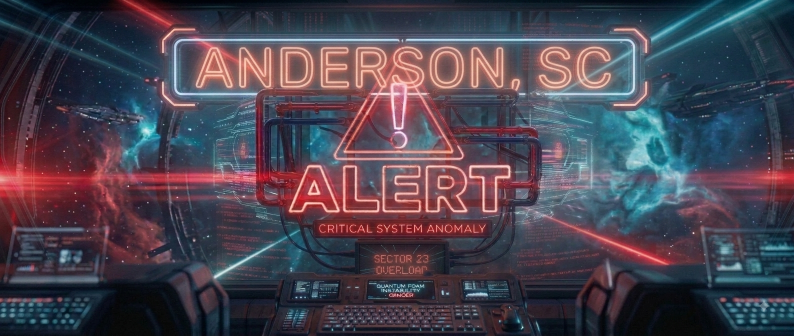
#> input picture launchpad/resources/health-alerts/ANDERSON, SC.png, 1588 x 672 px (shown at 1/2 size); its folder holds only this picture in this run
$ python optimize_health_alert_art.py
#> lines starting #> are read from the running program, lines starting #| are printed output that depends on the picture
"""Re-encode packaged health-alert art to overlay-appropriate size and weight.

The overlays render at 360x210 (card) and 640x360 (dialog), so shipping 1588x672
unoptimized PNGs costs the installer ~85 MB for no visible gain. Run from the repo
root: ``python tools/optimize_health_alert_art.py``.
"""

from __future__ import annotations

import argparse
from pathlib import Path

from PIL import Image

DEFAULT_DIR = Path(__file__).resolve().parents[1] / "launchpad" / "resources" / "health-alerts"
DEFAULT_MAX_WIDTH = 960


def optimize(path: Path, *, max_width: int) -> tuple[int, int]:
#> called with max_width = 960
    before = path.stat().st_size
    with Image.open(path) as source:
#> source is the input picture: PIL image 1588x672 RGBA; mean R, G, B, A 74.2, 67.4, 79.7, 255
        image = source.convert("RGB")
        if image.width > max_width:
            height = max(1, round(image.height * max_width / image.width))
#> height = 406
            image = image.resize((max_width, height), Image.LANCZOS)
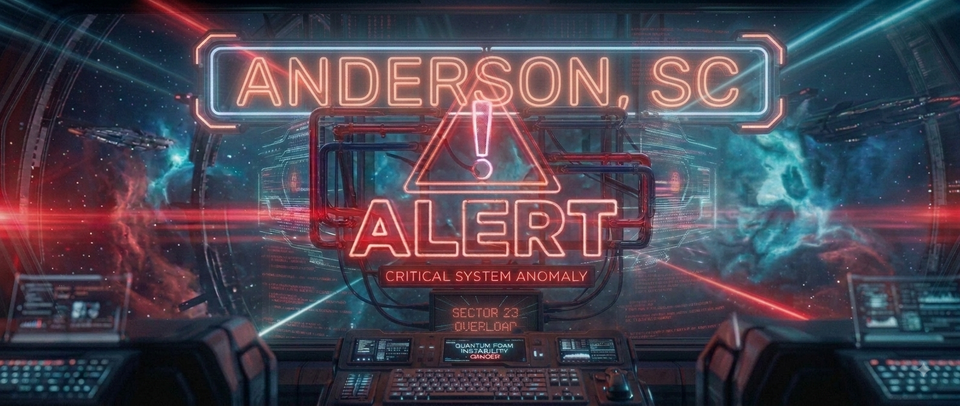
#> image: PIL image 960x406 RGB; mean R, G, B 74.2, 67.4, 79.7
        image.save(path, format="PNG", optimize=True)
    return before, path.stat().st_size


def main() -> None:
    parser = argparse.ArgumentParser(description=__doc__)
    parser.add_argument("--dir", type=Path, default=DEFAULT_DIR)
    parser.add_argument("--max-width", type=int, default=DEFAULT_MAX_WIDTH)
    args = parser.parse_args()

    total_before = 0
    total_after = 0
    for path in sorted(args.dir.glob("*.png")):
        before, after = optimize(path, max_width=args.max_width)
        total_before += before
        total_after += after
        print(f"{path.name}: {before / 1_048_576:.2f} MB -> {after / 1_048_576:.2f} MB")
    print(
        f"total: {total_before / 1_048_576:.1f} MB -> {total_after / 1_048_576:.1f} MB"
    )


if __name__ == "__main__":
    main()
